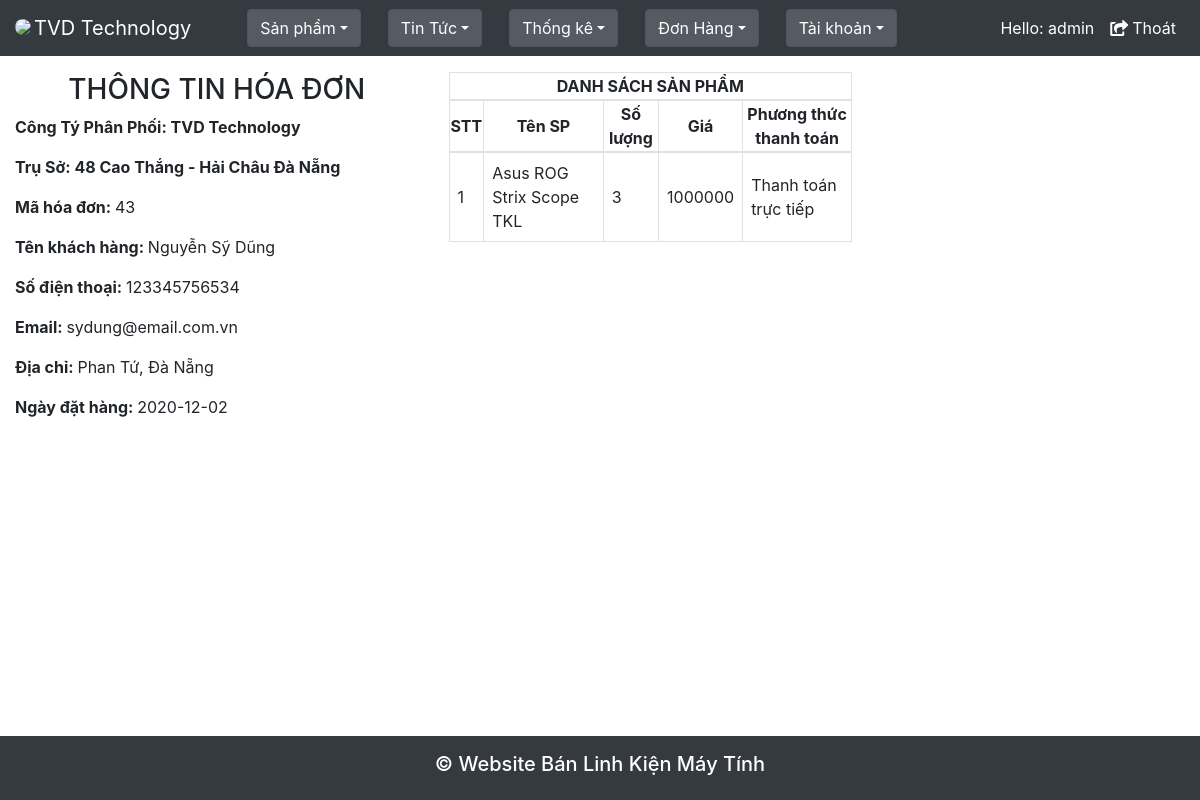
The app's page /Admin/index.php?nc=chitietdh&mahd=43 (signed in) with its own data.
### tables this page shows
CREATE TABLE `tbl_hoadon` (
  `MaHD` int(11) NOT NULL,
  `IDKH` int(11) NOT NULL,
  `HoTen` varchar(50) NOT NULL,
  `SDT` varchar(12) NOT NULL,
  `Email` varchar(100) NOT NULL,
  `DiaChiNhan` varchar(100) NOT NULL,
  `NgayDatHang` date NOT NULL,
  `TrangThai` int(11) NOT NULL
);

CREATE TABLE `tbl_hoadonchitiet` (
  `MaHD` int(11) NOT NULL,
  `MaSP` varchar(50) NOT NULL,
  `TenSP` varchar(50) NOT NULL,
  `SoLuong` int(11) NOT NULL,
  `Gia` int(11) NOT NULL,
  `PTTT` int(100) NOT NULL
);

### Admin/chuc_nang/quanli_donhang/fr_ChiTietDH.php (the view, shortened to what this page needs)
<?php
	require("../connect/connect.php");
	$mahd = $_GET['mahd'];
	$sql_1 = "select * from tbl_hoadon  where MaHD = '$mahd'";
	$row_1 = mysqli_query($con,$sql_1);
	$count = mysqli_num_rows($row_1);
	if($count>0){
		$chitiet = mysqli_fetch_array($row_1);
	}
?>
<div class="row">
    <div class="col-md-6 col-12">
        <form action="index.php?nc=chitiet" method="POST" enctype="multipart/form-data">
            <h3 class="text-center" style="margin-top: 17px;">THÔNG TIN HÓA ĐƠN</h3>
            <p><b>Công Tý Phân Phối: TVD Technology </b></p>
            <p><b>Trụ Sở: 48 Cao Thắng - Hải Châu Đà Nẵng</b></p>
            <p><b>Mã hóa đơn: </b><?php echo "$mahd"; ?></p>
            <p><b>Tên khách hàng: </b><?php echo $chitiet['HoTen']; ?></p>
            <p><b>Số điện thoại: </b><?php echo $chitiet['SDT']; ?></p>
            <p><b>Email: </b><?php echo $chitiet['Email']; ?></p>
            <p><b>Địa chỉ: </b><?php echo $chitiet['DiaChiNhan']; ?></p>
            <p><b>Ngày đặt hàng: </b><?php echo $chitiet['NgayDatHang']; ?></p>
        </form>
    </div>
    <div class="col-md-6 col-12">
        <?php require("ds_cthd.php");?>
    </div>
</div>

### Admin/chuc_nang/quanli_donhang/ds_cthd.php (shortened to what this page needs)
<?php
    $con = mysqli_connect('localhost', 'root', '', 'linhkienmaytinh');
    $mahd = $_GET['mahd'];
		$result = mysqli_query($con, "select count(MaHD) as total from tbl_hoadonchitiet where MaHD = '$mahd'");
		$row = mysqli_fetch_assoc($result);
		$total_records = $row['total'];
		$current_page = isset($_GET['nc']) ? $_GET['nc'] : 1;
		$limit = 15;
		$total_page = ceil($total_records / $limit);
		if ($current_page > $total_page){
			$current_page = $total_page;
		}
		else if ($current_page < 1){
			$current_page = 1;
		}
		$start = ($current_page - 1) * $limit;
		$result = mysqli_query($con, "SELECT * FROM tbl_hoadonchitiet where MaHD = '$mahd' LIMIT $start, $limit");
		?>
<div class="mt-3">
<table class="table-responsive-sm table-bordered">
    <thead class="thead-light">
		<tr>
			<th colspan="6" class="text-center">DANH SÁCH SẢN PHẨM</th>
		</tr>
      <tr>
        <th>STT</th>
        <th style="text-align: center">Tên SP</th>
		<th style="text-align: center">Số lượng</th>
		<th style="text-align: center">Giá</th>
        <th style="text-align: center">Phương thức thanh toán</th>
      </tr>
    </thead>
			<?php
                require("../connect/connect.php");
				 $sql="select * FROM tbl_hoadonchitiet where MaHD = '$mahd'";
                $query = mysqli_query($con,$sql);
				$i=1;
				 if(mysqli_num_rows($query)>0)
                {
                    while ($row = mysqli_fetch_assoc($result)){?>
    		<tr>
                <td class='p-2'><?php echo $i;?></td>
                <td class='p-2'><?php echo $row ['TenSP'];?></td>
                <td class='p-2'><?php echo $row ['SoLuong'];?></td>
                <td class='p-2'><?php echo $row ['Gia'];?></td>
                <td class='p-2'><?php if($row ['PTTT'] == 1){
                        echo ("Thanh toán qua bưu điện");
                    }
                    if($row ['PTTT'] == 3){
                        echo ("Thanh toán trực tiếp");
                    }
                    ?>
                </td>
            </tr>
            <?php
			$i++;
	    }
	}
?>
</table>
</div>

### records on screen
tbl_hoadon: HoTen "Nguyễn Sỹ Dũng", SDT "123345756534", Email "sydung@email.com.vn", DiaChiNhan "Phan Tứ, Đà Nẵng", NgayDatHang "2020-12-02"
tbl_hoadonchitiet: TenSP "Asus ROG Strix Scope TKL", SoLuong "3", Gia "1000000", PTTT "Thanh toán trực tiếp"

### other values on screen
$_SESSION['tendnadmin'] "admin"
$mahd "43"
